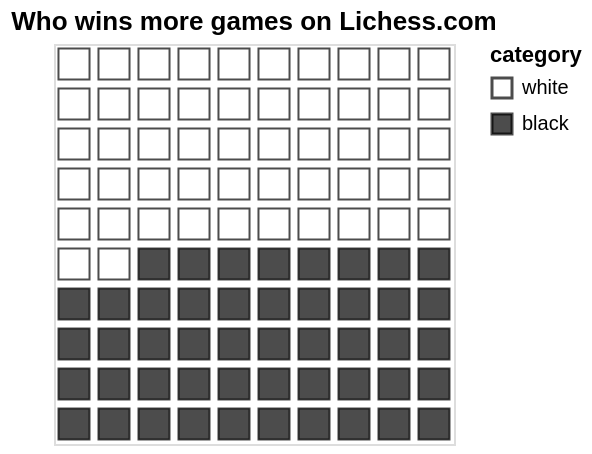

The specification (Vega-Lite) saved for this image:
### Vega-Lite specification from a JSON file in a GitHub repository (floating-point values rounded to 4 significant figures)
{"$schema": "https://vega.github.io/schema/vega-lite/v5.json", "title": {"text": "Who wins more games on Lichess.com"}, "data": {"values": [{"category": "white", "value": 10001}, {"category": "black", "value": 9107}]}, "transform": [{"joinaggregate": [{"op": "sum", "field": "value", "as": "CountGames"}]}, {"calculate": "round(datum.value/datum.CountGames * 100)", "as": "P"}, {"calculate": "sequence(1,datum.P+1)", "as": "S"}, {"flatten": ["S"]}, {"window": [{"op": "row_number", "as": "id"}], "sort": [{"field": "category", "order": "descending"}]}, {"calculate": "ceil (datum.id / 10)", "as": "row"}, {"calculate": "datum.id - datum.row * 10", "as": "col"}], "mark": {"type": "square", "stroke": "black", "strokeWidth": 1}, "encoding": {"x": {"field": "col", "type": "ordinal", "axis": null}, "y": {"field": "row", "type": "ordinal", "axis": null}, "color": {"field": "category", "type": "nominal", "scale": {"domain": ["white", "black"], "range": ["white", "black"]}}, "size": {"value": 241}}}
